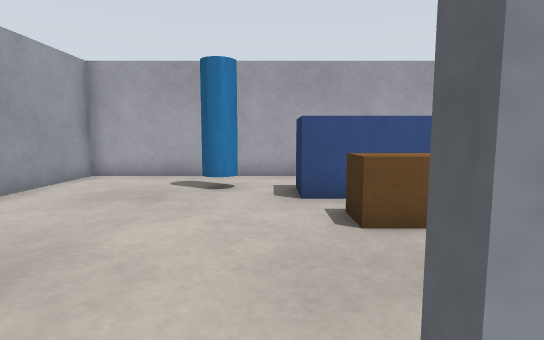
View 1 (above)

15 first-person views from a walk through a world built for the Gazebo simulator. The camera is 0.64 m above the floor, tilts 6° down and sees 80° across. The floor is counted in squares, 0.5 m on a side. Each view is taken from the middle of a square. On the plan, view 1 faces up. The plan holds only what a view shows up to about 14 squares ahead; the rest is blank. The place goes on beyond the plan.

View 2
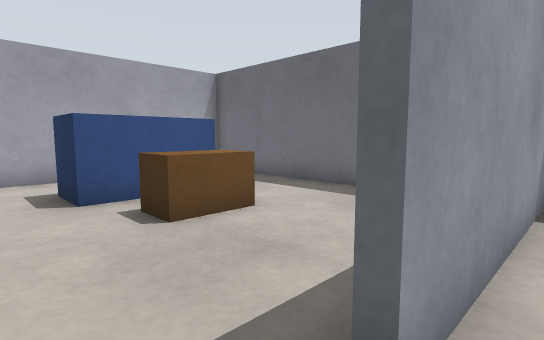

View 3
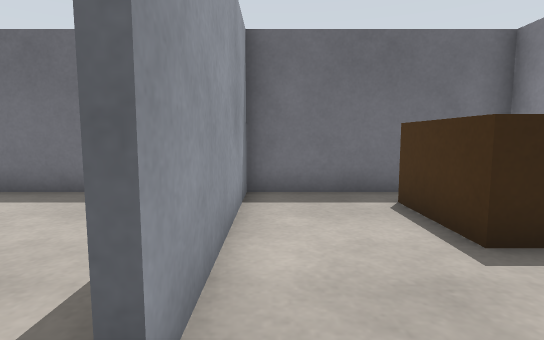

View 4
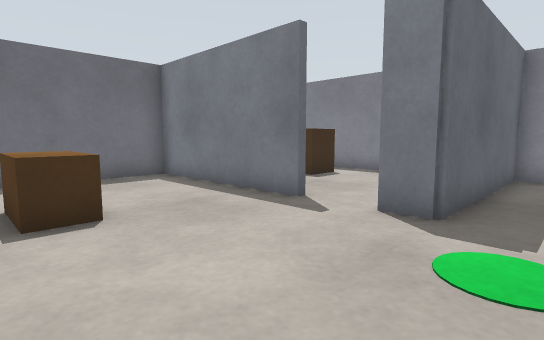

View 5
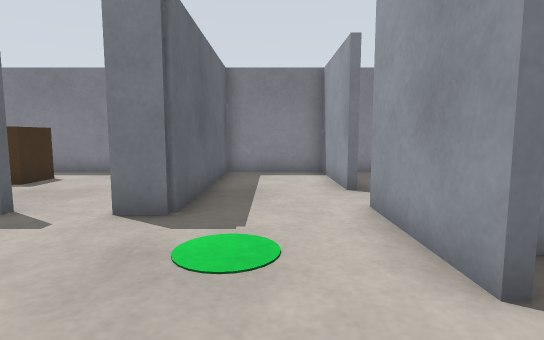

View 6
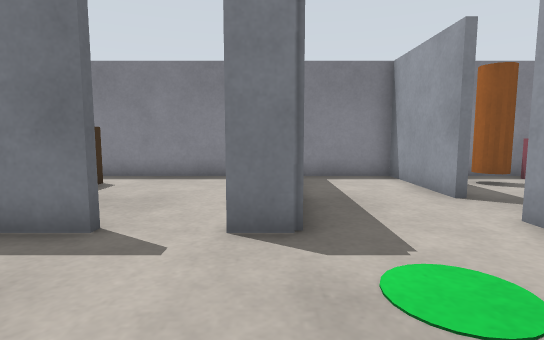

View 7
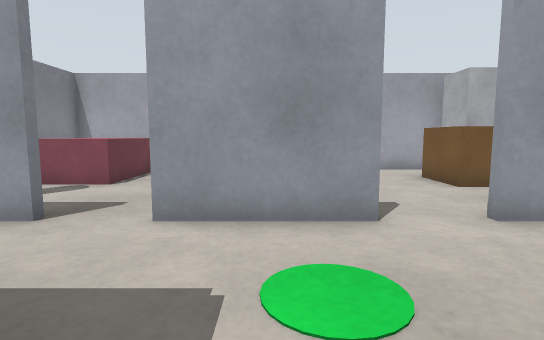

View 8
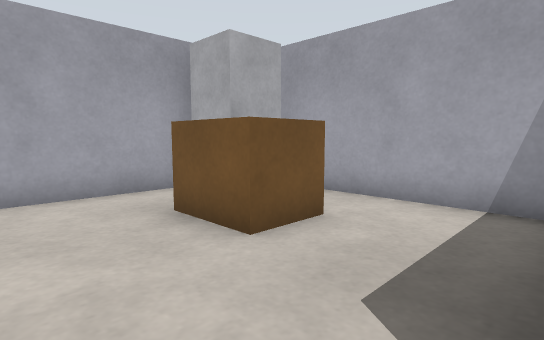

View 9
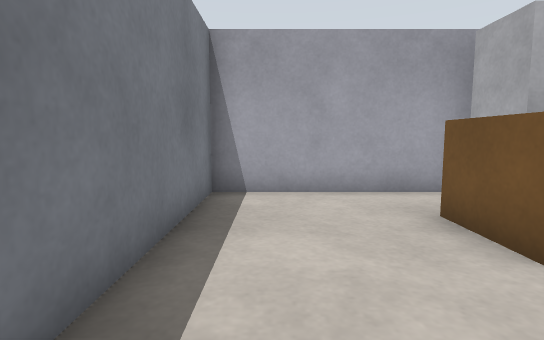

View 10
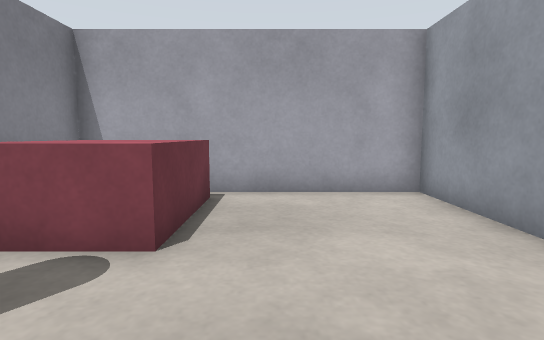

View 11
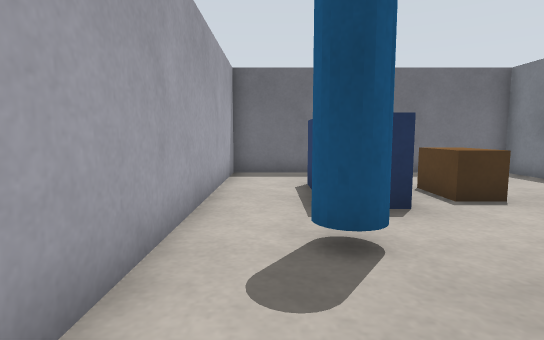

View 12
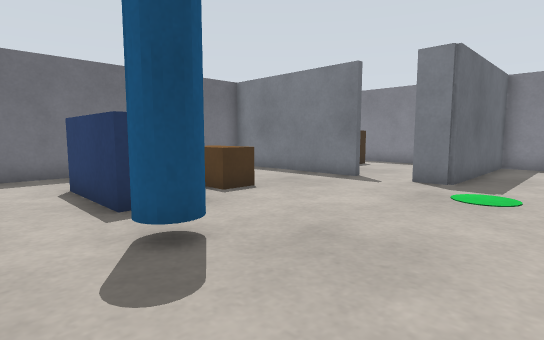

View 13
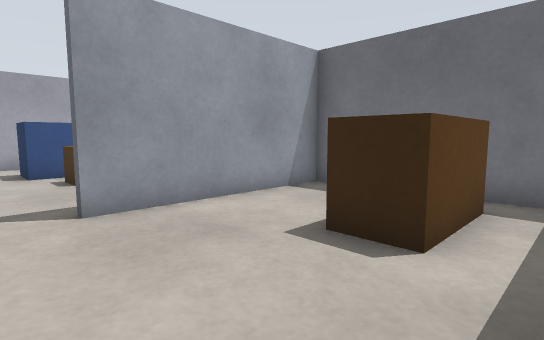

View 14
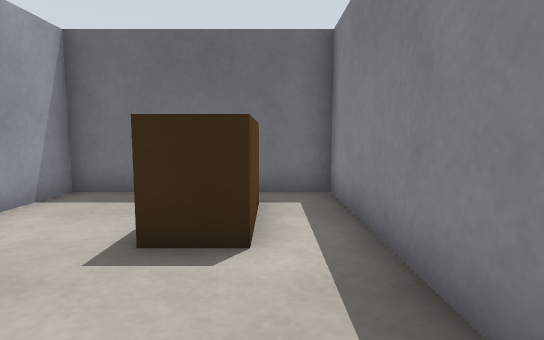

View 15
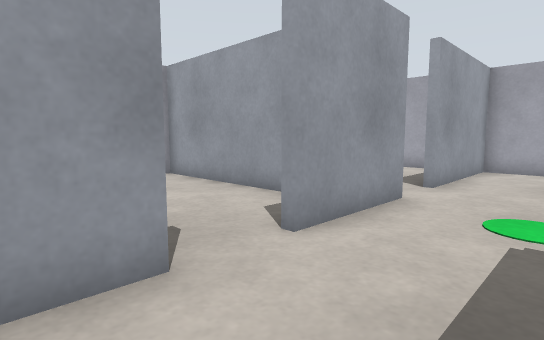

### Floor plan
Points are (right, up) in squares from view 1. A wall is a line through its corners. A room is listed if a view was taken in it or the views show most of it. See-through windows are left out.
Room 1 (views 1, 13, 14)
walls: (-0.6, -5.4) (6.3, -5.4) (6.3, 0.6) (0.4, 0.6)
ways out: opening at (-0.5, 0.5) to room 2
objects: bench (3, -4) to (5, -3)
Room 2 (views 2, 3, 4, 5, 6, 7, 10, 11, 12, 15)
walls: (0.4, 0.8) (6.3, 0.8) (6.3, 10.3) (-5.8, 10.3) (-5.8, 5.4); (-5.8, 3.6) (-5.8, 0.1); (-5.8, -1.5) (-5.8, -5.4) (-2.4, -5.4) (-2.4, 0.8) (-1.4, 0.8)
ways out: opening at (-0.5, 0.5) to room 1; opening at (-6, 4.5) to room 3; opening at (-6, -0.5) to room 4
objects: blue cylinder (-1, 8); brown box (1, 5) to (3, 5); blue box (1, 7) to (3, 8)
Room 3 (views 8, 9)
walls: (-13.3, 8.5) (-13.3, 2.6) (-6.8, 2.6); (-6.5, 10.3) (-12.1, 10.3)
ways out: opening at (-6, 4.5) to room 2
objects: fridge (-13, 8) to (-11, 9); brown box (-11, 7) to (-9, 8)
Room 4 (no view inside)
walls: (-8, 2.4) (-13.3, 2.4) (-13.3, -5.4) (-7, -5.4)
ways out: opening at (-6, -0.5) to room 2
objects: red box (-12, -4) to (-10, -3); orange cylinder (-8, -4)

Where each view was taken, in squares from view 1:
view 1: 0 up, 0 right, facing up
view 2: 0 up, 1 left, facing up-right
view 3: 0 up, 1 left, facing right
view 4: 6 up, 4 left, facing down-right
view 5: 6 up, 4 left, facing down
view 6: 5 up, 2 left, facing down
view 7: 2 up, 1 left, facing left
view 8: 4 up, 6 left, facing up-left
view 9: 4 up, 6 left, facing left
view 10: 1 down, 6 left, facing left
view 11: 9 up, 5 left, facing right
view 12: 10 up, 5 left, facing down-right
view 13: 5 down, 1 left, facing up-right
view 14: 4 down, 1 left, facing right
view 15: 3 down, 3 left, facing up-left
